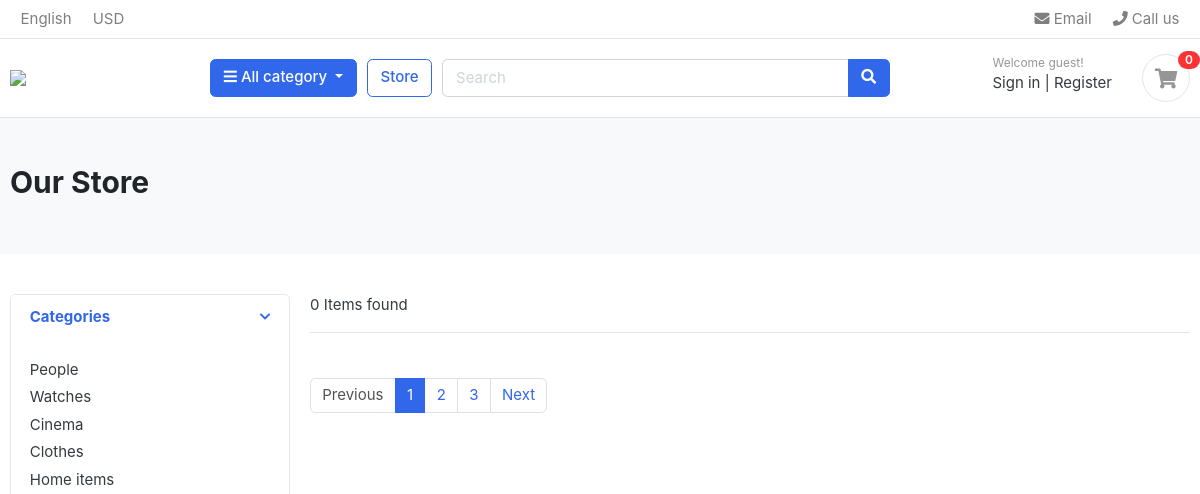
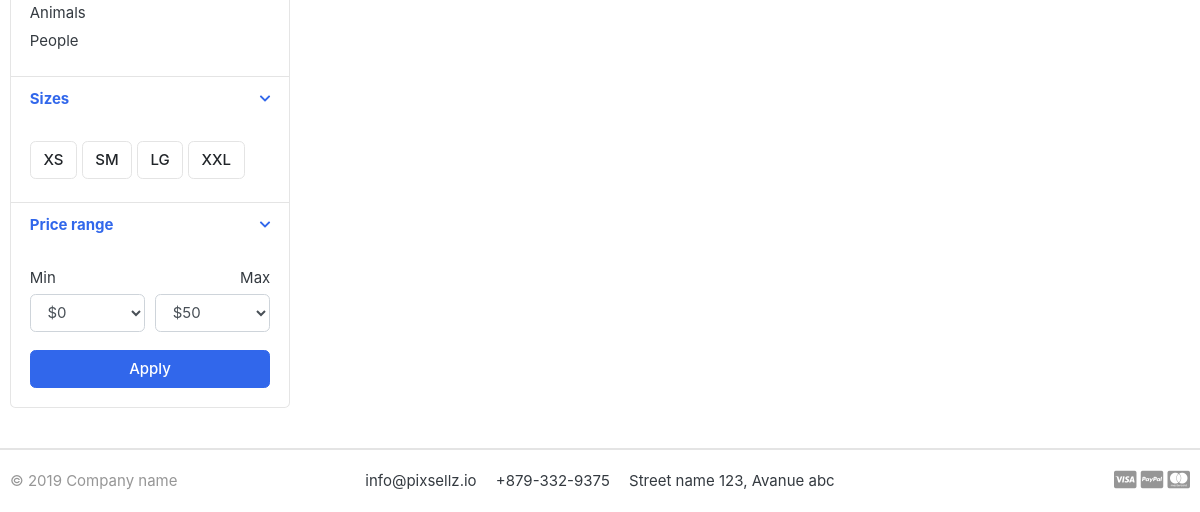
/store/, run on an earlier commit of the app's database (2 pictures, top to bottom).
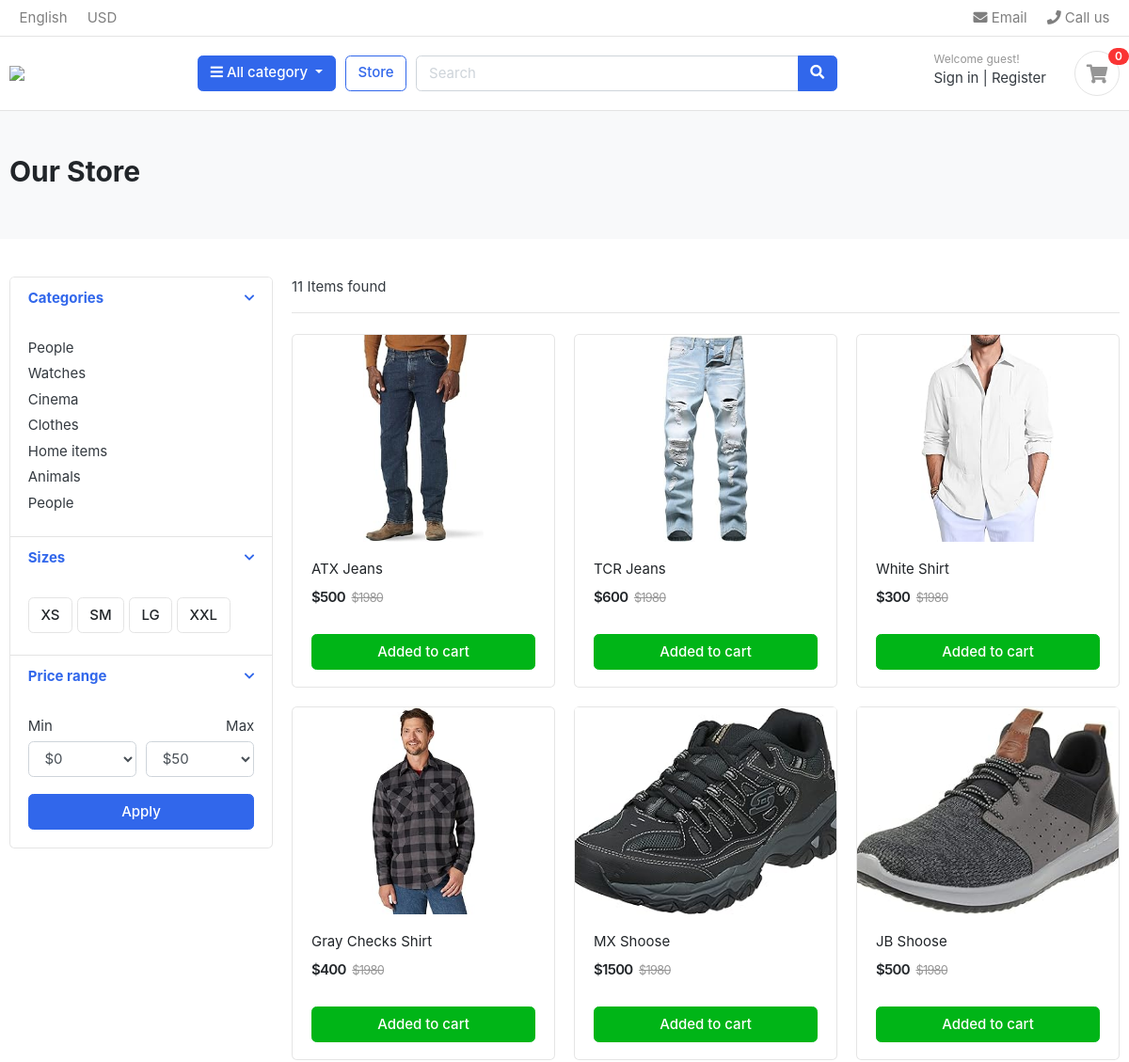
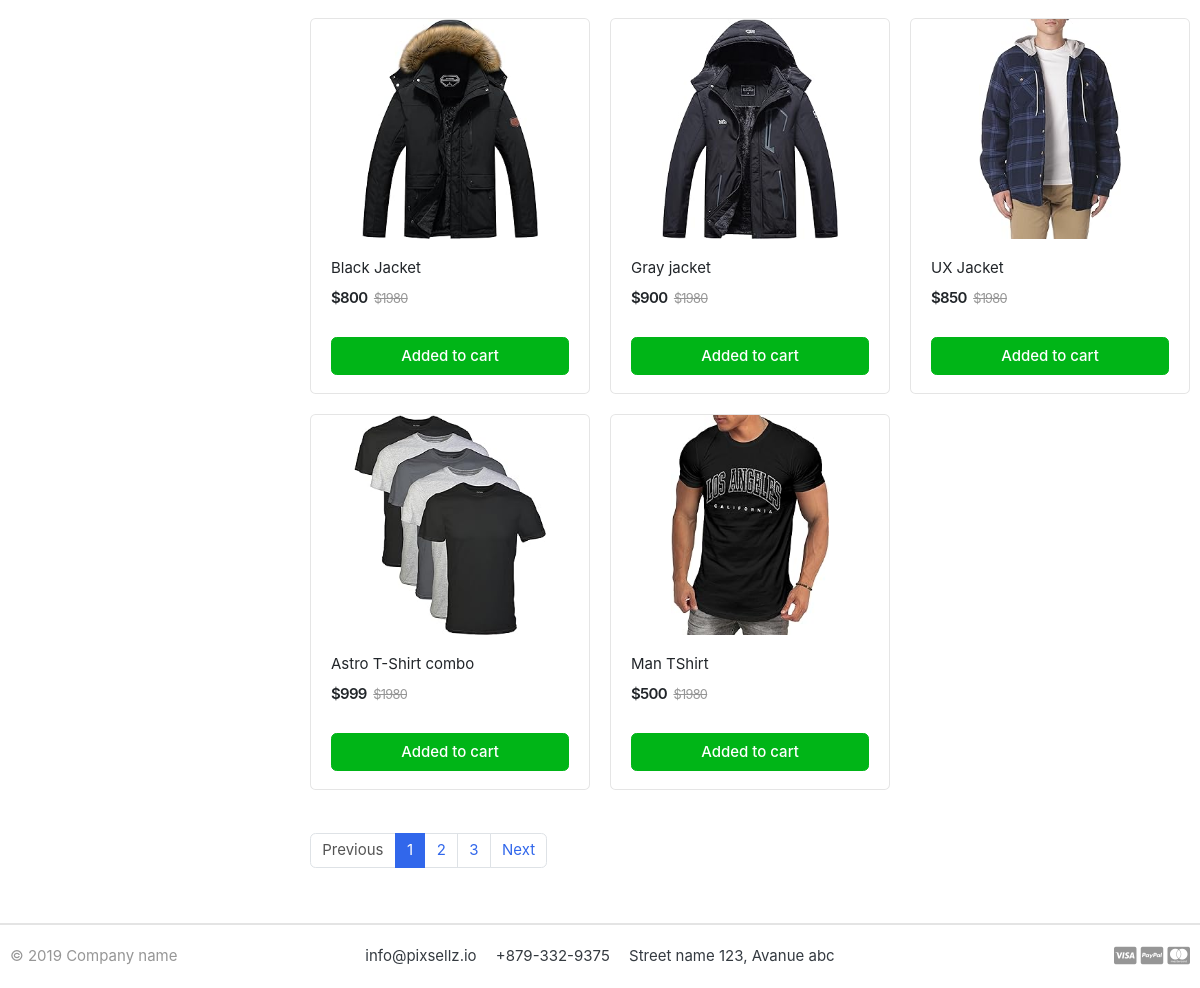
And on a later commit of the database (2 pictures, top to bottom).
### store/models.py (models this page shows, shortened)
class Product(models.Model):
    product_name = models.CharField(max_length=200, unique=True)
    slug = models.CharField(max_length=200, unique=True)
    desc = models.TextField(max_length=500, blank=True)
    price = models.IntegerField()
    prod_image = models.ImageField(upload_to='photos/products', blank=True)
    stock = models.IntegerField()
    is_available = models.BooleanField(default=True)
    category = models.ForeignKey(Category, on_delete=models.CASCADE)
    created_date = models.DateTimeField(auto_now_add=True)
    modified_date = models.DateTimeField(auto_now=True)
    def get_url(self):
        return reverse('product_detail',args=[self.category.slug, self.slug])

### store/views.py (the view)
# urls.py: path("store/", include("store.urls")),
def store(request, category_slug=None):
    if category_slug != None:
        category = get_object_or_404(Category, slug = category_slug)
        products = Product.objects.filter(is_available = True, category = category)
    else:
        products = Product.objects.filter(is_available = True)
    total_products = products.count()
    context = {
        'products':products,
        'total_products':total_products
    }
    return render(request, 'store/store.html', context)

### category/context_processors.py (called while the page is built)
def cat_menu_links(request):
    links = Category.objects.all()
    return dict(cat_links=links)

### category/models.py (called while the page is built)
    def get_url(self):
        return reverse('products_by_category', args=[self.slug])

### templates/store/store.html (shortened to what the changed rows need)
{% extends 'base.html' %}
{% load static%}
{% block content %}
<section class="section-pagetop bg">
	<div class="container">
		<h2 class="title-page">Our Store</h2>
	</div>
</section>
<section class="section-content padding-y">
	<div class="container">
		<div class="row">
			<main class="col-md-9">
				<header class="border-bottom mb-4 pb-3">
					<div class="form-inline">
						<span class="mr-md-auto">{{total_products}} Items found </span>
					</div>
				</header>
				<div class="row">
					{% if products %}
					{% for product in products %}
					<div class="col-md-4">
						<figure class="card card-product-grid">
							<div class="img-wrap">
								<a href="{{product.get_url}}">
									<img src="{{product.prod_image.url}}">
								</a>
							</div>
							<figcaption class="info-wrap">
								<div class="fix-height">
									<a href="{{product.get_url}}" class="title">{{product.product_name}}</a>
									<div class="price-wrap mt-2">
										<span class="price">${{product.price}}</span>
										<del class="price-old">$1980</del>
									</div>
								</div>
								<a href="{% url 'add_cart' product.id %}" class="btn btn-block btn-success">Added to cart </a>
							</figcaption>
						</figure>
					</div>
					{% endfor %}
					{% endif %}
				</div>
			</main>
		</div>
	</div>
</section>
{% endblock %}

What changed in the data, as far as the page shows it:
added Product: prod_image (picture), product_name "ATX Jeans", price "500"
added Product: prod_image (picture), product_name "TCR Jeans", price "600"
added Product: prod_image (picture), product_name "White Shirt", price "300"
added Product: prod_image (picture), product_name "Gray Checks Shirt", price "400"
added Product: prod_image (picture), product_name "MX Shoose", price "1500"
added Product: prod_image (picture), product_name "JB Shoose", price "500"
added Product: prod_image (picture), product_name "Black Jacket", price "800"
added Product: prod_image (picture), product_name "Gray jacket", price "900"
added Product: prod_image (picture), product_name "UX Jacket", price "850"
added Product: prod_image (picture), product_name "Astro T-Shirt combo", price "999"
added Product: prod_image (picture), product_name "Man TShirt", price "500"
Also different on the page:
{{ total_products }}: "0" → "11"
